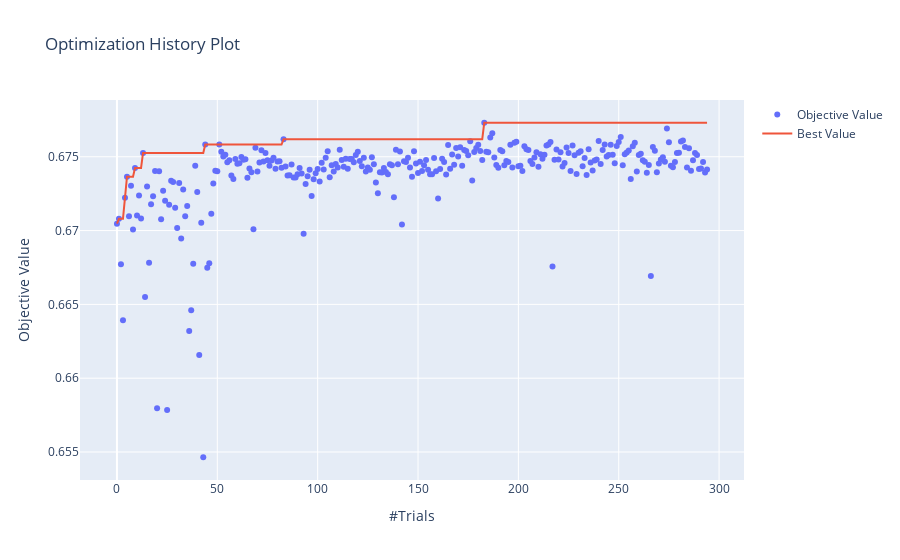

Source (notebook cell):
### Code cell
# history
optuna.visualization.plot_optimization_history(study)

### Figure 1 — Plotly figure (JSON) as saved in the notebook; plotly's stock layout.template omitted (floating-point values rounded to 4 significant figures; data arrays with more than 128 entries replaced by an {"elided": "..."} marker saying what was removed)
{"data": [{"mode": "markers", "name": "Objective Value", "type": "scatter", "x": {"elided": "295 int values"}, "y": {"elided": "295 float values"}}, {"name": "Best Value", "type": "scatter", "x": {"elided": "295 int values"}, "y": {"elided": "295 float values"}}], "layout": {"autosize": true, "title": {"text": "Optimization History Plot"}, "xaxis": {"autorange": true, "range": [-20.05, 314.0], "title": {"text": "#Trials"}, "type": "linear"}, "yaxis": {"autorange": true, "range": [0.6528, 0.6792], "title": {"text": "Objective Value"}, "type": "linear"}}}
